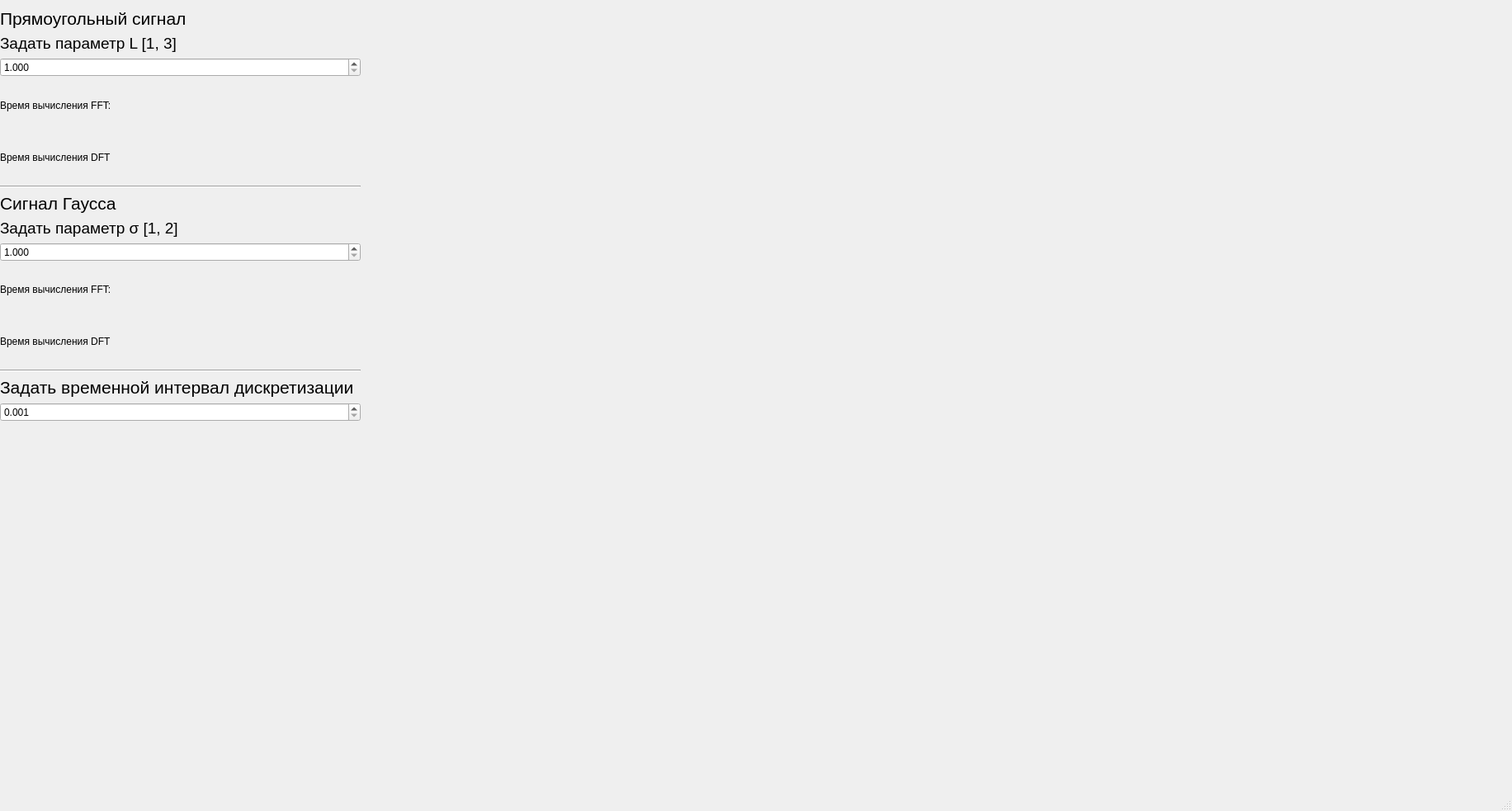
<?xml version="1.0" encoding="UTF-8"?>
<ui version="4.0">
 <class>MainWindow</class>
 <widget class="QMainWindow" name="MainWindow">
  <property name="geometry">
   <rect>
    <x>0</x>
    <y>0</y>
    <width>1832</width>
    <height>983</height>
   </rect>
  </property>
  <property name="windowTitle">
   <string>MainWindow</string>
  </property>
  <widget class="QWidget" name="centralwidget">
   <widget class="QWidget" name="verticalLayoutWidget">
    <property name="geometry">
     <rect>
      <x>0</x>
      <y>10</y>
      <width>437</width>
      <height>501</height>
     </rect>
    </property>
    <layout class="QVBoxLayout" name="verticalLayout">
     <item>
      <widget class="QLabel" name="label">
       <property name="sizePolicy">
        <sizepolicy hsizetype="Fixed" vsizetype="Fixed">
         <horstretch>0</horstretch>
         <verstretch>0</verstretch>
        </sizepolicy>
       </property>
       <property name="font">
        <font>
         <pointsize>16</pointsize>
        </font>
       </property>
       <property name="text">
        <string>Прямоугольный сигнал</string>
       </property>
       <property name="textFormat">
        <enum>Qt::PlainText</enum>
       </property>
       <property name="margin">
        <number>1</number>
       </property>
      </widget>
     </item>
     <item>
      <widget class="QLabel" name="label_2">
       <property name="sizePolicy">
        <sizepolicy hsizetype="Fixed" vsizetype="Fixed">
         <horstretch>0</horstretch>
         <verstretch>0</verstretch>
        </sizepolicy>
       </property>
       <property name="font">
        <font>
         <pointsize>14</pointsize>
        </font>
       </property>
       <property name="text">
        <string>Задать параметр L [1, 3]</string>
       </property>
      </widget>
     </item>
     <item>
      <widget class="QDoubleSpinBox" name="rectLdoubleSpinBox">
       <property name="decimals">
        <number>3</number>
       </property>
       <property name="minimum">
        <double>1.000000000000000</double>
       </property>
       <property name="maximum">
        <double>3.000000000000000</double>
       </property>
       <property name="singleStep">
        <double>0.000000000000000</double>
       </property>
       <property name="stepType">
        <enum>QAbstractSpinBox::AdaptiveDecimalStepType</enum>
       </property>
       <property name="value">
        <double>1.000000000000000</double>
       </property>
      </widget>
     </item>
     <item>
      <layout class="QHBoxLayout" name="horizontalLayout">
       <property name="sizeConstraint">
        <enum>QLayout::SetMinimumSize</enum>
       </property>
       <item>
        <widget class="QLabel" name="label_3">
         <property name="sizePolicy">
          <sizepolicy hsizetype="Minimum" vsizetype="Minimum">
           <horstretch>0</horstretch>
           <verstretch>0</verstretch>
          </sizepolicy>
         </property>
         <property name="text">
          <string>Время вычисления FFT:</string>
         </property>
        </widget>
       </item>
       <item>
        <widget class="QLabel" name="RectTimeFFTLabel">
         <property name="text">
          <string/>
         </property>
        </widget>
       </item>
       <item>
        <spacer name="horizontalSpacer">
         <property name="orientation">
          <enum>Qt::Horizontal</enum>
         </property>
         <property name="sizeHint" stdset="0">
          <size>
           <width>40</width>
           <height>20</height>
          </size>
         </property>
        </spacer>
       </item>
      </layout>
     </item>
     <item>
      <layout class="QHBoxLayout" name="horizontalLayout_2">
       <item>
        <widget class="QLabel" name="label_4">
         <property name="text">
          <string>Время вычисления DFT</string>
         </property>
        </widget>
       </item>
       <item>
        <widget class="QLabel" name="RectTimeDFTLabel">
         <property name="text">
          <string/>
         </property>
        </widget>
       </item>
       <item>
        <spacer name="horizontalSpacer_2">
         <property name="orientation">
          <enum>Qt::Horizontal</enum>
         </property>
         <property name="sizeHint" stdset="0">
          <size>
           <width>40</width>
           <height>20</height>
          </size>
         </property>
        </spacer>
       </item>
      </layout>
     </item>
     <item>
      <widget class="Line" name="line">
       <property name="orientation">
        <enum>Qt::Horizontal</enum>
       </property>
      </widget>
     </item>
     <item>
      <widget class="QLabel" name="label_6">
       <property name="sizePolicy">
        <sizepolicy hsizetype="Fixed" vsizetype="Fixed">
         <horstretch>0</horstretch>
         <verstretch>0</verstretch>
        </sizepolicy>
       </property>
       <property name="font">
        <font>
         <pointsize>16</pointsize>
        </font>
       </property>
       <property name="text">
        <string>Cигнал Гаусса</string>
       </property>
       <property name="textFormat">
        <enum>Qt::PlainText</enum>
       </property>
       <property name="margin">
        <number>1</number>
       </property>
      </widget>
     </item>
     <item>
      <widget class="QLabel" name="label_7">
       <property name="sizePolicy">
        <sizepolicy hsizetype="Fixed" vsizetype="Fixed">
         <horstretch>0</horstretch>
         <verstretch>0</verstretch>
        </sizepolicy>
       </property>
       <property name="font">
        <font>
         <pointsize>14</pointsize>
        </font>
       </property>
       <property name="text">
        <string>Задать параметр σ [1, 2]</string>
       </property>
      </widget>
     </item>
     <item>
      <widget class="QDoubleSpinBox" name="gaussSigmadoubleSpinBox">
       <property name="decimals">
        <number>3</number>
       </property>
       <property name="minimum">
        <double>1.000000000000000</double>
       </property>
       <property name="maximum">
        <double>2.000000000000000</double>
       </property>
       <property name="singleStep">
        <double>1.000000000000000</double>
       </property>
       <property name="stepType">
        <enum>QAbstractSpinBox::AdaptiveDecimalStepType</enum>
       </property>
       <property name="value">
        <double>1.000000000000000</double>
       </property>
      </widget>
     </item>
     <item>
      <layout class="QHBoxLayout" name="horizontalLayout_3">
       <property name="sizeConstraint">
        <enum>QLayout::SetMinimumSize</enum>
       </property>
       <item>
        <widget class="QLabel" name="label_8">
         <property name="sizePolicy">
          <sizepolicy hsizetype="Minimum" vsizetype="Minimum">
           <horstretch>0</horstretch>
           <verstretch>0</verstretch>
          </sizepolicy>
         </property>
         <property name="text">
          <string>Время вычисления FFT:</string>
         </property>
        </widget>
       </item>
       <item>
        <widget class="QLabel" name="GaussTimeFFTLabel">
         <property name="text">
          <string/>
         </property>
        </widget>
       </item>
       <item>
        <spacer name="horizontalSpacer_3">
         <property name="orientation">
          <enum>Qt::Horizontal</enum>
         </property>
         <property name="sizeHint" stdset="0">
          <size>
           <width>40</width>
           <height>20</height>
          </size>
         </property>
        </spacer>
       </item>
      </layout>
     </item>
     <item>
      <layout class="QHBoxLayout" name="horizontalLayout_4">
       <item>
        <widget class="QLabel" name="label_9">
         <property name="text">
          <string>Время вычисления DFT</string>
         </property>
        </widget>
       </item>
       <item>
        <widget class="QLabel" name="GaussTimeDFTLabel">
         <property name="text">
          <string/>
         </property>
        </widget>
       </item>
       <item>
        <spacer name="horizontalSpacer_4">
         <property name="orientation">
          <enum>Qt::Horizontal</enum>
         </property>
         <property name="sizeHint" stdset="0">
          <size>
           <width>40</width>
           <height>20</height>
          </size>
         </property>
        </spacer>
       </item>
      </layout>
     </item>
     <item>
      <widget class="Line" name="line_2">
       <property name="orientation">
        <enum>Qt::Horizontal</enum>
       </property>
      </widget>
     </item>
     <item>
      <widget class="QLabel" name="label_5">
       <property name="sizePolicy">
        <sizepolicy hsizetype="Fixed" vsizetype="Fixed">
         <horstretch>0</horstretch>
         <verstretch>0</verstretch>
        </sizepolicy>
       </property>
       <property name="font">
        <font>
         <pointsize>16</pointsize>
        </font>
       </property>
       <property name="text">
        <string>Задать временной интервал дискретизации</string>
       </property>
       <property name="textFormat">
        <enum>Qt::PlainText</enum>
       </property>
       <property name="margin">
        <number>1</number>
       </property>
      </widget>
     </item>
     <item>
      <widget class="QDoubleSpinBox" name="dxdoubleSpinBox">
       <property name="decimals">
        <number>3</number>
       </property>
       <property name="minimum">
        <double>0.001000000000000</double>
       </property>
       <property name="stepType">
        <enum>QAbstractSpinBox::AdaptiveDecimalStepType</enum>
       </property>
       <property name="value">
        <double>0.001000000000000</double>
       </property>
      </widget>
     </item>
    </layout>
   </widget>
   <widget class="QWidget" name="rectXRectPlotwidget" native="true">
    <property name="geometry">
     <rect>
      <x>440</x>
      <y>10</y>
      <width>1381</width>
      <height>301</height>
     </rect>
    </property>
    <property name="sizePolicy">
     <sizepolicy hsizetype="Expanding" vsizetype="Expanding">
      <horstretch>0</horstretch>
      <verstretch>0</verstretch>
     </sizepolicy>
    </property>
   </widget>
   <widget class="QWidget" name="rectXGaussPlotwidget" native="true">
    <property name="geometry">
     <rect>
      <x>440</x>
      <y>320</y>
      <width>1391</width>
      <height>321</height>
     </rect>
    </property>
    <property name="sizePolicy">
     <sizepolicy hsizetype="Expanding" vsizetype="Expanding">
      <horstretch>0</horstretch>
      <verstretch>0</verstretch>
     </sizepolicy>
    </property>
   </widget>
   <widget class="QWidget" name="gaussXGaussPlotwidget" native="true">
    <property name="geometry">
     <rect>
      <x>440</x>
      <y>650</y>
      <width>1391</width>
      <height>321</height>
     </rect>
    </property>
    <property name="sizePolicy">
     <sizepolicy hsizetype="Expanding" vsizetype="Expanding">
      <horstretch>0</horstretch>
      <verstretch>0</verstretch>
     </sizepolicy>
    </property>
   </widget>
  </widget>
  <widget class="QStatusBar" name="statusbar"/>
 </widget>
 <resources/>
 <connections/>
</ui>
